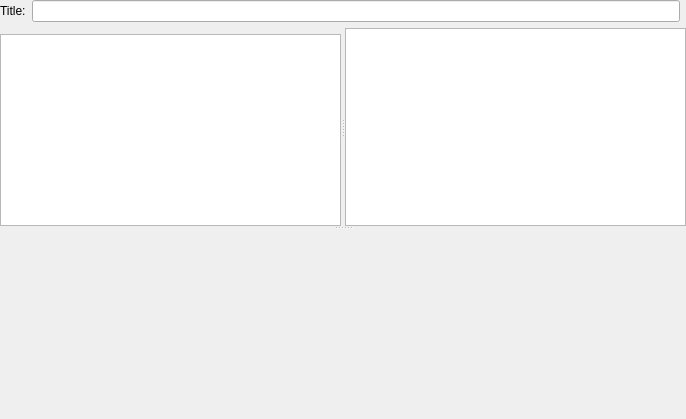
<?xml version="1.0" encoding="UTF-8"?>
<ui version="4.0">
 <class>ResourceEditor</class>
 <widget class="QWidget" name="ResourceEditor">
  <property name="geometry">
   <rect>
    <x>0</x>
    <y>0</y>
    <width>686</width>
    <height>419</height>
   </rect>
  </property>
  <layout class="QVBoxLayout" name="verticalLayout_3">
   <property name="margin">
    <number>0</number>
   </property>
   <item>
    <widget class="QSplitter" name="splitter_2">
     <property name="orientation">
      <enum>Qt::Vertical</enum>
     </property>
     <widget class="QWidget" name="">
      <layout class="QVBoxLayout" name="verticalLayout_2">
       <item>
        <layout class="QHBoxLayout" name="horizontalLayout_3">
         <item>
          <widget class="QLabel" name="label">
           <property name="text">
            <string>Title:</string>
           </property>
          </widget>
         </item>
         <item>
          <widget class="KLineEdit" name="m_labelEdit"/>
         </item>
         <item>
          <widget class="KRatingWidget" name="m_ratingWidget"/>
         </item>
        </layout>
       </item>
       <item>
        <widget class="QSplitter" name="splitter">
         <property name="sizePolicy">
          <sizepolicy hsizetype="Expanding" vsizetype="Preferred">
           <horstretch>0</horstretch>
           <verstretch>1</verstretch>
          </sizepolicy>
         </property>
         <property name="orientation">
          <enum>Qt::Horizontal</enum>
         </property>
         <widget class="QWidget" name="">
          <layout class="QVBoxLayout" name="verticalLayout">
           <item>
            <widget class="QWidget" name="m_toolBar" native="true"/>
           </item>
           <item>
            <widget class="KRichTextWidget" name="m_descriptionEditor">
             <property name="sizePolicy">
              <sizepolicy hsizetype="Expanding" vsizetype="Expanding">
               <horstretch>1</horstretch>
               <verstretch>1</verstretch>
              </sizepolicy>
             </property>
            </widget>
           </item>
          </layout>
         </widget>
         <widget class="QListWidget" name="m_relationView">
          <property name="sizePolicy">
           <sizepolicy hsizetype="Expanding" vsizetype="Expanding">
            <horstretch>0</horstretch>
            <verstretch>1</verstretch>
           </sizepolicy>
          </property>
         </widget>
        </widget>
       </item>
      </layout>
     </widget>
     <widget class="Nepomuk::ResourceEditorAnnotationWidget" name="m_annotationWidget" native="true">
      <property name="sizePolicy">
       <sizepolicy hsizetype="Preferred" vsizetype="Preferred">
        <horstretch>0</horstretch>
        <verstretch>1</verstretch>
       </sizepolicy>
      </property>
     </widget>
    </widget>
   </item>
  </layout>
 </widget>
 <customwidgets>
  <customwidget>
   <class>KRichTextEdit</class>
   <extends>KTextEdit</extends>
   <header>krichtextedit.h</header>
  </customwidget>
  <customwidget>
   <class>KLineEdit</class>
   <extends>QLineEdit</extends>
   <header>klineedit.h</header>
  </customwidget>
  <customwidget>
   <class>KTextEdit</class>
   <extends>QTextEdit</extends>
   <header>ktextedit.h</header>
  </customwidget>
  <customwidget>
   <class>KRichTextWidget</class>
   <extends>KRichTextEdit</extends>
   <header>krichtextwidget.h</header>
  </customwidget>
  <customwidget>
   <class>KRatingWidget</class>
   <extends>QFrame</extends>
   <header>kratingwidget.h</header>
   <container>1</container>
  </customwidget>
  <customwidget>
   <class>Nepomuk::ResourceEditorAnnotationWidget</class>
   <extends>QWidget</extends>
   <header>resourceeditorannotationwidget_p.h</header>
   <container>1</container>
  </customwidget>
 </customwidgets>
 <resources/>
 <connections/>
</ui>
